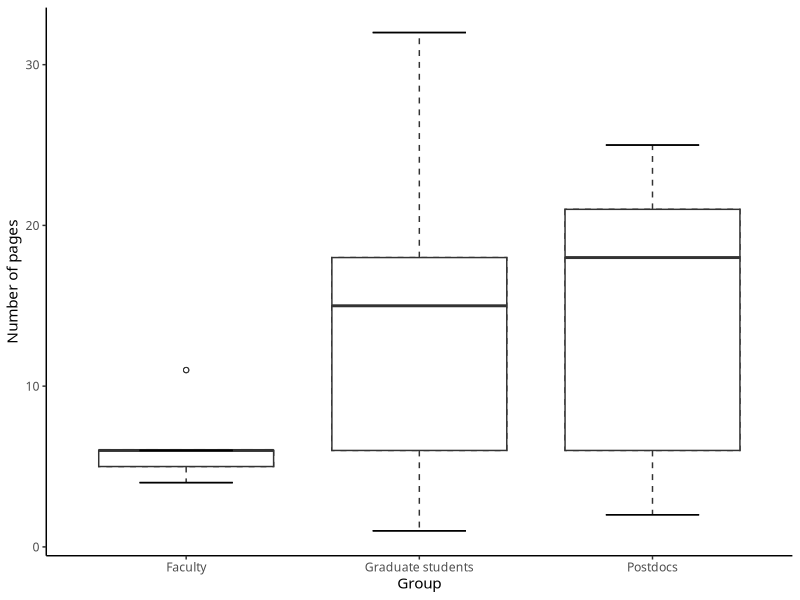

Write the R code that produced this figure. (Note: this script raises an error after producing the figure.)
## ---- chunk 1
knitr::opts_chunk$set(fig.width = 5, fig.height = 5, cache = TRUE)
library(tidyverse)
## ---- chunk 2
Pages <- c(4, 5, 6, 6, 11, 1, 4, 6, 13, 15, 15, 18, 19,
             32, 2, 4, 6, 13, 18, 18, 21, 21, 25)
Group <- c(rep("Faculty", 5), rep("Graduate students", 9), rep("Postdocs", 9))

dados <- as.data.frame(Pages)
dados$Group <- factor(Group, levels = c("Faculty", "Graduate students", "Postdocs"))

g1 <- ggplot(dados, aes(x = Group, y = Pages)) +
  geom_boxplot(linetype = "dashed", outlier.shape = 1) +
  stat_boxplot(aes(ymin = ..lower.., ymax = ..upper..), outlier.shape = 1) +
  stat_boxplot(geom = "errorbar", aes(ymin = ..ymax..), width = 0.4) +
  stat_boxplot(geom = "errorbar", aes(ymax = ..ymin..), width = 0.4) +
  labs(y = "Number of pages") +
  theme_classic() +
  theme(text = element_text(family = "Nunito"))

ggsave(plot = g1, "g1.png", width = 3.4, height = 2.8, dpi = 400)
## ---- chunk 3
knitr::include_graphics("g2.png")
## ---- chunk 4
knitr::include_graphics("g3.png")
## ---- chunk 5
knitr::include_graphics("g4.png")
## ---- chunk 6
knitr::include_graphics("g5.png")
## ---- chunk 7
df <- c(24, 24, 25, 25, 27, 30, 32, 32, 35, 43)
df <- as.data.frame(df)

g6 <- ggplot(df, aes(x = "", y = df)) +
  geom_errorbar(stat = "boxplot", width = 0.3) +
  geom_boxplot(outlier.shape = 1, width = 0.6) +
  scale_y_continuous(breaks = seq(24, 44, by = 2)) +
  labs(y = "Age (years)", x = NULL) +
  theme_classic() +
  theme(text = element_text(family = "Nunito"),
        axis.ticks.x = element_blank(),
        panel.grid.major.y = element_line(color = "grey90"))

ggsave(plot = g6, "g6.png", width = 2, height = 2.8, dpi = 400)

knitr::include_graphics("g6.png")
## ---- chunk 8
knitr::include_graphics("g7.png")
## ---- chunk 9
knitr::include_graphics("g6.png")
## ---- chunk 10
g8 <- ggplot(df, aes(x = "", y = df)) +
  geom_errorbar(stat = "boxplot", width = 0.3) +
  geom_boxplot(outlier.shape = 1, width = 0.6) +
  scale_y_continuous(breaks = seq(24, 44, by = 2)) +
  labs(y = "Idade (anos)", x = NULL) +
  coord_flip() +
  theme_classic() +
  theme(text = element_text(family = "Nunito"),
        axis.ticks.y = element_blank(),
        panel.grid.major.x = element_line(color = "grey90"))

ggsave(plot = g8, "g8.png", height = 2, width = 2.8, dpi = 400)

knitr::include_graphics("g8.png")
## ---- chunk 11
knitr::include_graphics("g1.png")
## ---- chunk 12
knitr::include_graphics("g9.png")
## ---- chunk 13
knitr::include_graphics("g10.png")
## ---- chunk 14
knitr::include_graphics("g1.png")
## ---- chunk 15
g11 <- ggplot(dados, aes(x = Grupo, y = Páginas)) +
  geom_errorbar(stat = "boxplot", width = 0.3) +
  geom_boxplot(outlier.shape = 1, fill = "grey95") +
  labs(y = "Quantidade de páginas") +
  theme_classic()

ggsave(plot = g11, "g11.png", height = 2.5, width = 3.4, dpi = 400)
## ---- chunk 16
knitr::include_graphics("g11.png")
